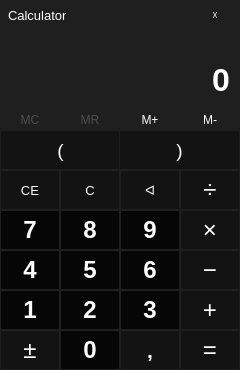
<?xml version="1.0" encoding="UTF-8"?>
<ui version="4.0">
 <class>MainWindow</class>
 <widget class="QMainWindow" name="MainWindow">
  <property name="geometry">
   <rect>
    <x>0</x>
    <y>0</y>
    <width>240</width>
    <height>370</height>
   </rect>
  </property>
  <property name="minimumSize">
   <size>
    <width>240</width>
    <height>370</height>
   </size>
  </property>
  <property name="maximumSize">
   <size>
    <width>240</width>
    <height>370</height>
   </size>
  </property>
  <property name="windowTitle">
   <string>Calculator</string>
  </property>
  <property name="iconSize">
   <size>
    <width>24</width>
    <height>24</height>
   </size>
  </property>
  <widget class="QWidget" name="centralwidget">
   <property name="styleSheet">
    <string notr="true">QWidget {
	background-color: #1F1F1F;
}</string>
   </property>
   <widget class="QLabel" name="label_entry">
    <property name="geometry">
     <rect>
      <x>0</x>
      <y>50</y>
      <width>240</width>
      <height>60</height>
     </rect>
    </property>
    <property name="font">
     <font>
      <family>Segoe UI</family>
      <pointsize>24</pointsize>
      <weight>75</weight>
      <bold>true</bold>
     </font>
    </property>
    <property name="styleSheet">
     <string notr="true">QLabel { 
	color : white;
	padding-right: 1px;
}</string>
    </property>
    <property name="text">
     <string>0</string>
    </property>
    <property name="alignment">
     <set>Qt::AlignRight|Qt::AlignTrailing|Qt::AlignVCenter</set>
    </property>
    <property name="margin">
     <number>0</number>
    </property>
   </widget>
   <widget class="QLabel" name="label_expression">
    <property name="geometry">
     <rect>
      <x>0</x>
      <y>30</y>
      <width>240</width>
      <height>20</height>
     </rect>
    </property>
    <property name="font">
     <font>
      <family>Segoe UI</family>
      <pointsize>10</pointsize>
      <kerning>true</kerning>
     </font>
    </property>
    <property name="styleSheet">
     <string notr="true">QLabel { 
	color : #A5A5A5;
	padding-right: 15px;
}</string>
    </property>
    <property name="text">
     <string/>
    </property>
    <property name="alignment">
     <set>Qt::AlignRight|Qt::AlignTrailing|Qt::AlignVCenter</set>
    </property>
    <property name="margin">
     <number>0</number>
    </property>
   </widget>
   <widget class="QPushButton" name="pushButton_memory_clear">
    <property name="enabled">
     <bool>false</bool>
    </property>
    <property name="geometry">
     <rect>
      <x>0</x>
      <y>110</y>
      <width>60</width>
      <height>20</height>
     </rect>
    </property>
    <property name="font">
     <font>
      <family>Segoe UI</family>
     </font>
    </property>
    <property name="styleSheet">
     <string notr="true">QPushButton {
	border: none;
	color : white; 
}

QPushButton:!enabled {
	color: #4C4C4C;
}</string>
    </property>
    <property name="text">
     <string>MC</string>
    </property>
   </widget>
   <widget class="QPushButton" name="pushButton_left_bracket">
    <property name="geometry">
     <rect>
      <x>0</x>
      <y>130</y>
      <width>121</width>
      <height>40</height>
     </rect>
    </property>
    <property name="font">
     <font>
      <family>Segoe UI</family>
      <pointsize>14</pointsize>
      <weight>50</weight>
      <bold>false</bold>
     </font>
    </property>
    <property name="styleSheet">
     <string notr="true">QPushButton {
	border: 1px solid #1F1F1F;
	color : #FFFFFF;
	background-color: #131313;
}

QPushButton:hover {
	 background-color: #1F1F1F
}

QPushButton:!enabled {
	color: #3C3C3C;
	background-color: #131313;
}</string>
    </property>
    <property name="text">
     <string>(</string>
    </property>
   </widget>
   <widget class="QPushButton" name="pushButton_memory_result">
    <property name="enabled">
     <bool>false</bool>
    </property>
    <property name="geometry">
     <rect>
      <x>60</x>
      <y>110</y>
      <width>60</width>
      <height>20</height>
     </rect>
    </property>
    <property name="font">
     <font>
      <family>Segoe UI</family>
     </font>
    </property>
    <property name="styleSheet">
     <string notr="true">QPushButton {
	border: none;
	color : white; 
}

QPushButton:!enabled {
	color: #4C4C4C;
}</string>
    </property>
    <property name="text">
     <string>MR</string>
    </property>
   </widget>
   <widget class="QPushButton" name="pushButton_memory_add">
    <property name="geometry">
     <rect>
      <x>120</x>
      <y>110</y>
      <width>60</width>
      <height>20</height>
     </rect>
    </property>
    <property name="font">
     <font>
      <family>Segoe UI</family>
     </font>
    </property>
    <property name="styleSheet">
     <string notr="true">QPushButton {
	border: none;
	color : white; 
}</string>
    </property>
    <property name="text">
     <string>M+</string>
    </property>
   </widget>
   <widget class="QPushButton" name="pushButton_memory_subtract">
    <property name="geometry">
     <rect>
      <x>180</x>
      <y>110</y>
      <width>60</width>
      <height>20</height>
     </rect>
    </property>
    <property name="font">
     <font>
      <family>Segoe UI</family>
     </font>
    </property>
    <property name="styleSheet">
     <string notr="true">QPushButton {
	border: none;
	color : white; 
}</string>
    </property>
    <property name="text">
     <string>M-</string>
    </property>
   </widget>
   <widget class="QPushButton" name="pushButton_right_bracket">
    <property name="geometry">
     <rect>
      <x>119</x>
      <y>130</y>
      <width>121</width>
      <height>40</height>
     </rect>
    </property>
    <property name="font">
     <font>
      <family>Segoe UI</family>
      <pointsize>14</pointsize>
      <weight>50</weight>
      <bold>false</bold>
     </font>
    </property>
    <property name="styleSheet">
     <string notr="true">QPushButton {
	border: 1px solid #1F1F1F;
	color : #FFFFFF;
	background-color: #131313;
}

QPushButton:hover {
	 background-color: #1F1F1F
}

QPushButton:!enabled {
	color: #3C3C3C;
	background-color: #131313;
}</string>
    </property>
    <property name="text">
     <string>)</string>
    </property>
   </widget>
   <widget class="QPushButton" name="pushButton_clear_entry">
    <property name="geometry">
     <rect>
      <x>0</x>
      <y>170</y>
      <width>60</width>
      <height>40</height>
     </rect>
    </property>
    <property name="font">
     <font>
      <family>Segoe UI</family>
      <pointsize>10</pointsize>
      <weight>50</weight>
      <bold>false</bold>
     </font>
    </property>
    <property name="styleSheet">
     <string notr="true">QPushButton {
	border: 1px solid #1F1F1F;
	color : #FFFFFF;
	background-color: #131313;
}

QPushButton:hover {
	 background-color: #1F1F1F
}

QPushButton:!enabled {
	color: #3C3C3C;
	background-color: #131313;
}</string>
    </property>
    <property name="text">
     <string>CE</string>
    </property>
   </widget>
   <widget class="QPushButton" name="pushButton_divide">
    <property name="geometry">
     <rect>
      <x>180</x>
      <y>170</y>
      <width>60</width>
      <height>40</height>
     </rect>
    </property>
    <property name="font">
     <font>
      <family>Segoe UI</family>
      <pointsize>18</pointsize>
      <weight>50</weight>
      <bold>false</bold>
     </font>
    </property>
    <property name="styleSheet">
     <string notr="true">QPushButton {
	border: 1px solid #1F1F1F;
	color : white;
	background-color: #131313;
}

QPushButton:pressed {
	color : #050813;
	background-color: #111C46;
}

QPushButton:hover:!pressed {
	color : #0D1124;
	background-color: #2D3E82;
}

QPushButton:!enabled {
	color: #3C3C3C;
	background-color: #131313;
}</string>
    </property>
    <property name="text">
     <string>÷</string>
    </property>
   </widget>
   <widget class="QPushButton" name="pushButton_erase">
    <property name="geometry">
     <rect>
      <x>120</x>
      <y>170</y>
      <width>60</width>
      <height>40</height>
     </rect>
    </property>
    <property name="font">
     <font>
      <family>Segoe UI</family>
      <pointsize>10</pointsize>
      <weight>50</weight>
      <bold>false</bold>
     </font>
    </property>
    <property name="styleSheet">
     <string notr="true">QPushButton {
	border: 1px solid #1F1F1F;
	color : #FFFFFF;
	background-color: #131313;
}

QPushButton:hover {
	 background-color: #1F1F1F
}

QPushButton:!enabled {
	color: #3C3C3C;
	background-color: #131313;
}</string>
    </property>
    <property name="text">
     <string>ᐊ</string>
    </property>
   </widget>
   <widget class="QPushButton" name="pushButton_clear">
    <property name="geometry">
     <rect>
      <x>60</x>
      <y>170</y>
      <width>60</width>
      <height>40</height>
     </rect>
    </property>
    <property name="font">
     <font>
      <family>Segoe UI</family>
      <pointsize>10</pointsize>
      <weight>50</weight>
      <bold>false</bold>
     </font>
    </property>
    <property name="styleSheet">
     <string notr="true">QPushButton {
	border: 1px solid #1F1F1F;
	color : #FFFFFF;
	background-color: #131313;
}

QPushButton:hover {
	 background-color: #1F1F1F
}

QPushButton:!enabled {
	color: #3C3C3C;
	background-color: #131313;
}</string>
    </property>
    <property name="text">
     <string>C</string>
    </property>
   </widget>
   <widget class="QPushButton" name="pushButton_7">
    <property name="geometry">
     <rect>
      <x>0</x>
      <y>210</y>
      <width>60</width>
      <height>40</height>
     </rect>
    </property>
    <property name="font">
     <font>
      <family>Segoe UI</family>
      <pointsize>18</pointsize>
      <weight>75</weight>
      <bold>true</bold>
     </font>
    </property>
    <property name="styleSheet">
     <string notr="true">QPushButton {
	border: 1px solid #1F1F1F;
	color : white;
	font-weight: bold;
	background-color: #060606;
}

QPushButton:hover {
	background-color: #1F1F1F;
}</string>
    </property>
    <property name="text">
     <string>7</string>
    </property>
   </widget>
   <widget class="QPushButton" name="pushButton_5">
    <property name="geometry">
     <rect>
      <x>60</x>
      <y>250</y>
      <width>60</width>
      <height>40</height>
     </rect>
    </property>
    <property name="font">
     <font>
      <family>Segoe UI</family>
      <pointsize>18</pointsize>
      <weight>75</weight>
      <bold>true</bold>
     </font>
    </property>
    <property name="styleSheet">
     <string notr="true">QPushButton {
	border: 1px solid #1F1F1F;
	color : white;
	font-weight: bold;
	background-color: #060606;
}

QPushButton:hover {
	background-color: #1F1F1F;
}</string>
    </property>
    <property name="text">
     <string>5</string>
    </property>
   </widget>
   <widget class="QPushButton" name="pushButton_multiply">
    <property name="geometry">
     <rect>
      <x>180</x>
      <y>210</y>
      <width>60</width>
      <height>40</height>
     </rect>
    </property>
    <property name="font">
     <font>
      <family>Segoe UI</family>
      <pointsize>18</pointsize>
      <weight>50</weight>
      <bold>false</bold>
     </font>
    </property>
    <property name="styleSheet">
     <string notr="true">QPushButton {
	border: 1px solid #1F1F1F;
	color : white;
	background-color: #131313;
}

QPushButton:pressed {
	color : #050813;
	background-color: #111C46;
}

QPushButton:hover:!pressed {
	color : #0D1124;
	background-color: #2D3E82;
}

QPushButton:!enabled {
	color: #3C3C3C;
	background-color: #131313;
}</string>
    </property>
    <property name="text">
     <string>×</string>
    </property>
   </widget>
   <widget class="QPushButton" name="pushButton_9">
    <property name="geometry">
     <rect>
      <x>120</x>
      <y>210</y>
      <width>60</width>
      <height>40</height>
     </rect>
    </property>
    <property name="font">
     <font>
      <family>Segoe UI</family>
      <pointsize>18</pointsize>
      <weight>75</weight>
      <bold>true</bold>
     </font>
    </property>
    <property name="styleSheet">
     <string notr="true">QPushButton {
	border: 1px solid #1F1F1F;
	color : white;
	font-weight: bold;
	background-color: #060606;
}

QPushButton:hover {
	background-color: #1F1F1F;
}</string>
    </property>
    <property name="text">
     <string>9</string>
    </property>
   </widget>
   <widget class="QPushButton" name="pushButton_minus">
    <property name="geometry">
     <rect>
      <x>180</x>
      <y>250</y>
      <width>60</width>
      <height>40</height>
     </rect>
    </property>
    <property name="font">
     <font>
      <family>Segoe UI</family>
      <pointsize>18</pointsize>
      <weight>50</weight>
      <bold>false</bold>
     </font>
    </property>
    <property name="styleSheet">
     <string notr="true">QPushButton {
	border: 1px solid #1F1F1F;
	color : white;
	background-color: #131313;
}

QPushButton:pressed {
	color : #050813;
	background-color: #111C46;
}

QPushButton:hover:!pressed {
	color : #0D1124;
	background-color: #2D3E82;
}

QPushButton:!enabled {
	color: #3C3C3C;
	background-color: #131313;
}</string>
    </property>
    <property name="text">
     <string>−</string>
    </property>
   </widget>
   <widget class="QPushButton" name="pushButton_8">
    <property name="geometry">
     <rect>
      <x>60</x>
      <y>210</y>
      <width>60</width>
      <height>40</height>
     </rect>
    </property>
    <property name="font">
     <font>
      <family>Segoe UI</family>
      <pointsize>18</pointsize>
      <weight>75</weight>
      <bold>true</bold>
     </font>
    </property>
    <property name="styleSheet">
     <string notr="true">QPushButton {
	border: 1px solid #1F1F1F;
	color : white;
	font-weight: bold;
	background-color: #060606;
}

QPushButton:hover {
	background-color: #1F1F1F;
}</string>
    </property>
    <property name="text">
     <string>8</string>
    </property>
   </widget>
   <widget class="QPushButton" name="pushButton_4">
    <property name="geometry">
     <rect>
      <x>0</x>
      <y>250</y>
      <width>60</width>
      <height>40</height>
     </rect>
    </property>
    <property name="font">
     <font>
      <family>Segoe UI</family>
      <pointsize>18</pointsize>
      <weight>75</weight>
      <bold>true</bold>
     </font>
    </property>
    <property name="styleSheet">
     <string notr="true">QPushButton {
	border: 1px solid #1F1F1F;
	color : white;
	font-weight: bold;
	background-color: #060606;
}

QPushButton:hover {
	background-color: #1F1F1F;
}</string>
    </property>
    <property name="text">
     <string>4</string>
    </property>
   </widget>
   <widget class="QPushButton" name="pushButton_6">
    <property name="geometry">
     <rect>
      <x>120</x>
      <y>250</y>
      <width>60</width>
      <height>40</height>
     </rect>
    </property>
    <property name="font">
     <font>
      <family>Segoe UI</family>
      <pointsize>18</pointsize>
      <weight>75</weight>
      <bold>true</bold>
     </font>
    </property>
    <property name="styleSheet">
     <string notr="true">QPushButton {
	border: 1px solid #1F1F1F;
	color : white;
	font-weight: bold;
	background-color: #060606;
}

QPushButton:hover {
	background-color: #1F1F1F;
}</string>
    </property>
    <property name="text">
     <string>6</string>
    </property>
   </widget>
   <widget class="QPushButton" name="pushButton_2">
    <property name="geometry">
     <rect>
      <x>60</x>
      <y>290</y>
      <width>60</width>
      <height>40</height>
     </rect>
    </property>
    <property name="font">
     <font>
      <family>Segoe UI</family>
      <pointsize>18</pointsize>
      <weight>75</weight>
      <bold>true</bold>
     </font>
    </property>
    <property name="styleSheet">
     <string notr="true">QPushButton {
	border: 1px solid #1F1F1F;
	color : white;
	font-weight: bold;
	background-color: #060606;
}

QPushButton:hover {
	background-color: #1F1F1F;
}</string>
    </property>
    <property name="text">
     <string>2</string>
    </property>
   </widget>
   <widget class="QPushButton" name="pushButton_equally">
    <property name="geometry">
     <rect>
      <x>180</x>
      <y>330</y>
      <width>60</width>
      <height>40</height>
     </rect>
    </property>
    <property name="font">
     <font>
      <family>Segoe UI</family>
      <pointsize>18</pointsize>
      <weight>50</weight>
      <bold>false</bold>
     </font>
    </property>
    <property name="styleSheet">
     <string notr="true">QPushButton {
	border: 1px solid #1F1F1F;
	color : white;
	background-color: #131313;
}

QPushButton:pressed {
	color : #050813;
	background-color: #111C46;
}

QPushButton:hover:!pressed {
	color : #0D1124;
	background-color: #2D3E82;
}

QPushButton:!enabled {
	color: #3C3C3C;
	background-color: #131313;
}</string>
    </property>
    <property name="text">
     <string>=</string>
    </property>
   </widget>
   <widget class="QPushButton" name="pushButton_1">
    <property name="geometry">
     <rect>
      <x>0</x>
      <y>290</y>
      <width>60</width>
      <height>40</height>
     </rect>
    </property>
    <property name="font">
     <font>
      <family>Segoe UI</family>
      <pointsize>18</pointsize>
      <weight>75</weight>
      <bold>true</bold>
     </font>
    </property>
    <property name="styleSheet">
     <string notr="true">QPushButton {
	border: 1px solid #1F1F1F;
	color : white;
	font-weight: bold;
	background-color: #060606;
}

QPushButton:hover {
	background-color: #1F1F1F;
}</string>
    </property>
    <property name="text">
     <string>1</string>
    </property>
   </widget>
   <widget class="QPushButton" name="pushButton_0">
    <property name="geometry">
     <rect>
      <x>60</x>
      <y>330</y>
      <width>60</width>
      <height>40</height>
     </rect>
    </property>
    <property name="font">
     <font>
      <family>Segoe UI</family>
      <pointsize>18</pointsize>
      <weight>75</weight>
      <bold>true</bold>
     </font>
    </property>
    <property name="styleSheet">
     <string notr="true">QPushButton {
	border: 1px solid #1F1F1F;
	color : white;
	font-weight: bold;
	background-color: #060606;
}

QPushButton:hover {
	background-color: #1F1F1F;
}</string>
    </property>
    <property name="text">
     <string>0</string>
    </property>
   </widget>
   <widget class="QPushButton" name="pushButton_plus">
    <property name="geometry">
     <rect>
      <x>180</x>
      <y>290</y>
      <width>60</width>
      <height>40</height>
     </rect>
    </property>
    <property name="font">
     <font>
      <family>Segoe UI</family>
      <pointsize>18</pointsize>
      <weight>50</weight>
      <bold>false</bold>
     </font>
    </property>
    <property name="styleSheet">
     <string notr="true">QPushButton {
	border: 1px solid #1F1F1F;
	color : white;
	background-color: #131313;
}

QPushButton:pressed {
	color : #050813;
	background-color: #111C46;
}

QPushButton:hover:!pressed {
	color : #0D1124;
	background-color: #2D3E82;
}

QPushButton:!enabled {
	color: #3C3C3C;
	background-color: #131313;
}</string>
    </property>
    <property name="text">
     <string>+</string>
    </property>
   </widget>
   <widget class="QPushButton" name="pushButton_plus_minus">
    <property name="geometry">
     <rect>
      <x>0</x>
      <y>330</y>
      <width>60</width>
      <height>40</height>
     </rect>
    </property>
    <property name="font">
     <font>
      <family>Segoe UI</family>
      <pointsize>18</pointsize>
      <weight>50</weight>
      <bold>false</bold>
     </font>
    </property>
    <property name="styleSheet">
     <string notr="true">QPushButton {
	border: 1px solid #1F1F1F;
	color : #FFFFFF;
	background-color: #131313;
}

QPushButton:hover {
	 background-color: #1F1F1F
}

QPushButton:!enabled {
	color: #3C3C3C;
	background-color: #131313;
}</string>
    </property>
    <property name="text">
     <string>±</string>
    </property>
   </widget>
   <widget class="QPushButton" name="pushButton_dot">
    <property name="geometry">
     <rect>
      <x>120</x>
      <y>330</y>
      <width>60</width>
      <height>40</height>
     </rect>
    </property>
    <property name="font">
     <font>
      <family>Segoe UI</family>
      <pointsize>16</pointsize>
      <weight>75</weight>
      <bold>true</bold>
     </font>
    </property>
    <property name="styleSheet">
     <string notr="true">QPushButton {
	border: 1px solid #1F1F1F;
	color : #FFFFFF;
	background-color: #131313;
}

QPushButton:hover {
	 background-color: #1F1F1F
}

QPushButton:!enabled {
	color: #3C3C3C;
	background-color: #131313;
}</string>
    </property>
    <property name="text">
     <string>,</string>
    </property>
   </widget>
   <widget class="QPushButton" name="pushButton_3">
    <property name="geometry">
     <rect>
      <x>120</x>
      <y>290</y>
      <width>60</width>
      <height>40</height>
     </rect>
    </property>
    <property name="font">
     <font>
      <family>Segoe UI</family>
      <pointsize>18</pointsize>
      <weight>75</weight>
      <bold>true</bold>
     </font>
    </property>
    <property name="styleSheet">
     <string notr="true">QPushButton {
	border: 1px solid #1F1F1F;
	color : white;
	font-weight: bold;
	background-color: #060606;
}

QPushButton:hover {
	background-color: #1F1F1F;
}</string>
    </property>
    <property name="text">
     <string>3</string>
    </property>
   </widget>
   <widget class="QPushButton" name="pushButton_close">
    <property name="geometry">
     <rect>
      <x>190</x>
      <y>0</y>
      <width>50</width>
      <height>30</height>
     </rect>
    </property>
    <property name="font">
     <font>
      <family>Segoe UI</family>
      <pointsize>8</pointsize>
      <weight>50</weight>
      <bold>false</bold>
     </font>
    </property>
    <property name="styleSheet">
     <string notr="true">QPushButton {
	border: 0px solid;
	color : #FFFFFF;
	background-color: #1F1F1F;
}

QPushButton:pressed {
	color : #000000;
	background-color: #F1707A;
}

QPushButton:hover:!pressed {
	color : #FFFFFF;
	background-color: #E81123;
}</string>
    </property>
    <property name="text">
     <string>☓</string>
    </property>
   </widget>
   <widget class="QLabel" name="label_name">
    <property name="geometry">
     <rect>
      <x>0</x>
      <y>0</y>
      <width>190</width>
      <height>30</height>
     </rect>
    </property>
    <property name="font">
     <font>
      <family>Segoe UI</family>
      <pointsize>10</pointsize>
      <kerning>true</kerning>
     </font>
    </property>
    <property name="styleSheet">
     <string notr="true">QLabel {
	padding-left: 5px;
	color : #FFFFFF;
}</string>
    </property>
    <property name="text">
     <string>Calculator</string>
    </property>
    <property name="margin">
     <number>0</number>
    </property>
   </widget>
   <widget class="QLabel" name="label_brackets_difference_counter">
    <property name="enabled">
     <bool>true</bool>
    </property>
    <property name="geometry">
     <rect>
      <x>65</x>
      <y>155</y>
      <width>12</width>
      <height>12</height>
     </rect>
    </property>
    <property name="font">
     <font>
      <family>Segoe UI</family>
      <pointsize>8</pointsize>
      <weight>75</weight>
      <bold>true</bold>
      <kerning>true</kerning>
     </font>
    </property>
    <property name="styleSheet">
     <string notr="true">QLabel {
	color : #FFFFFF;
	background-color: rgba(0, 0, 0, 0);
}</string>
    </property>
    <property name="text">
     <string/>
    </property>
    <property name="margin">
     <number>0</number>
    </property>
   </widget>
  </widget>
 </widget>
 <resources/>
 <connections/>
</ui>
